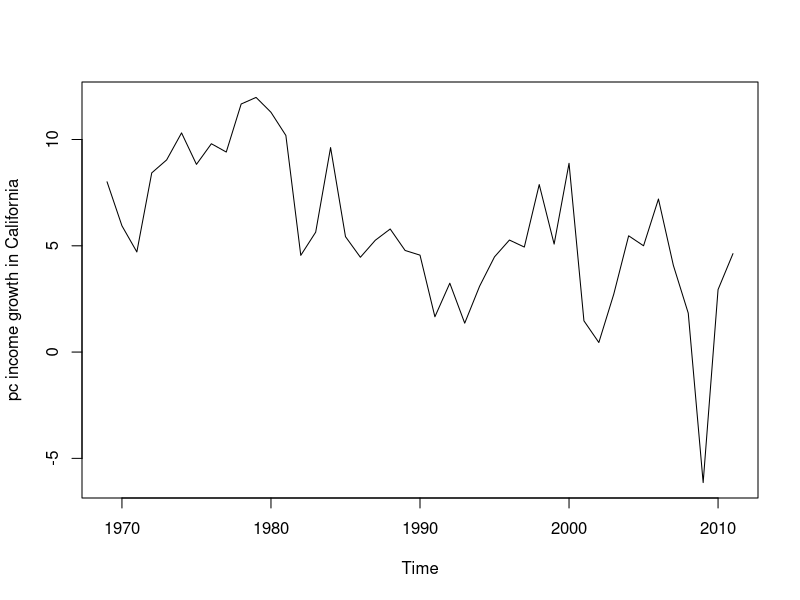
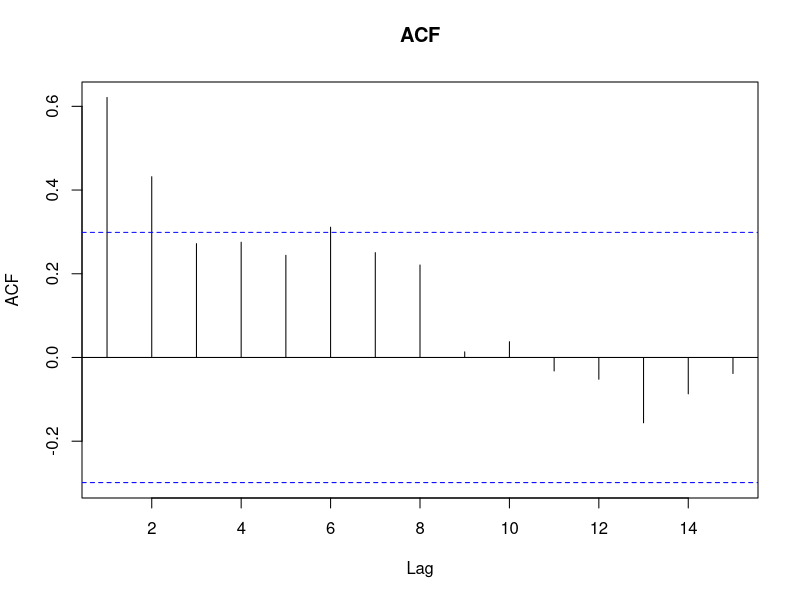
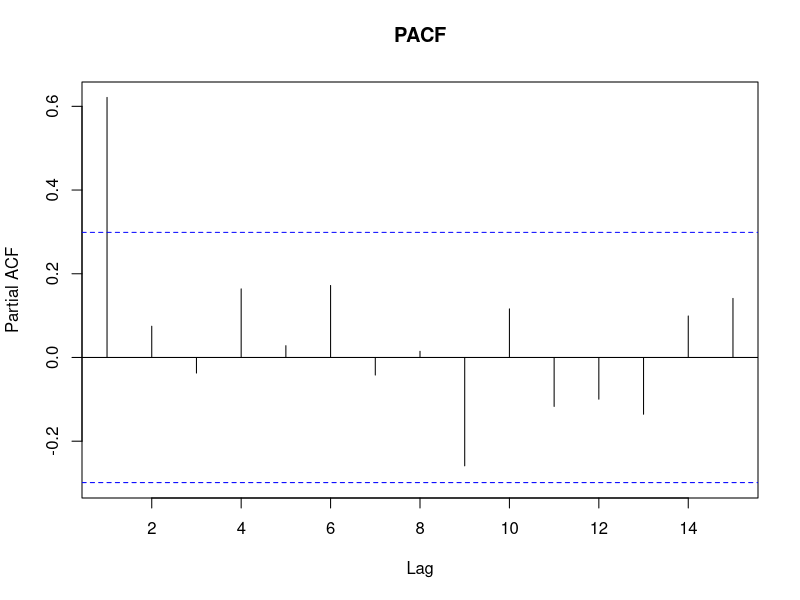

Write the R code that produced these figures, in order.

# load package nlme for autocorrelation functions
library(stats)

# change your data directory path here
setwd("C:/Teaching/Undergrad/ECO374 19 winter/R")

# load data (Per capita personal income growth in California)
data <- read.csv(file="g_Cal.csv", header=TRUE, sep=",")

# plot, ACF, PACF
tsdata <- ts(data$g_pci_california,start=c(1969))
plot.ts(tsdata, ylab ="pc income growth in California")

ACF <- acf(data$g_pci_california, lag.max = 15, plot = FALSE, demean = TRUE)
plot(ACF[1:15], main="ACF")
ACF[1]

PACF <- pacf(data$g_pci_california, lag.max = 15, plot = FALSE, demean = TRUE)
plot(PACF[1:15], main="PACF")
PACF[1]
